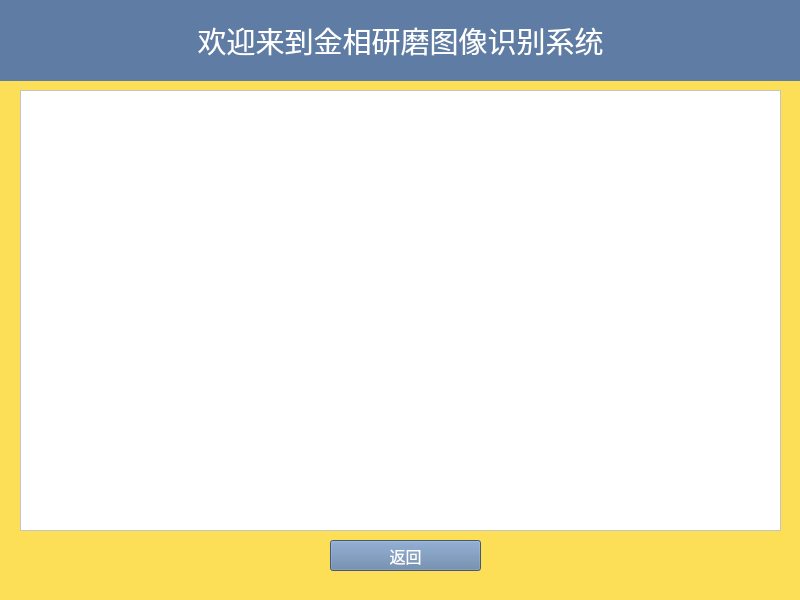
<?xml version="1.0" encoding="UTF-8"?>
<ui version="4.0">
 <class>MainWindow</class>
 <widget class="QMainWindow" name="MainWindow">
  <property name="geometry">
   <rect>
    <x>0</x>
    <y>0</y>
    <width>800</width>
    <height>600</height>
   </rect>
  </property>
  <property name="windowTitle">
   <string>MainWindow</string>
  </property>
  <property name="styleSheet">
   <string notr="true">background-color: rgb(252, 223, 86);</string>
  </property>
  <widget class="QWidget" name="centralwidget">
   <widget class="QLabel" name="label">
    <property name="geometry">
     <rect>
      <x>0</x>
      <y>0</y>
      <width>801</width>
      <height>81</height>
     </rect>
    </property>
    <property name="styleSheet">
     <string notr="true">background-color: rgb(95, 125, 164);
color: rgb(255, 255, 255);</string>
    </property>
    <property name="text">
     <string>&lt;html&gt;&lt;head/&gt;&lt;body&gt;&lt;p align=&quot;center&quot;&gt;&lt;span style=&quot; font-size:22pt;&quot;&gt;欢迎来到金相研磨图像识别系统&lt;/span&gt;&lt;/p&gt;&lt;/body&gt;&lt;/html&gt;</string>
    </property>
   </widget>
   <widget class="QTableWidget" name="tableWidget">
    <property name="geometry">
     <rect>
      <x>20</x>
      <y>90</y>
      <width>761</width>
      <height>441</height>
     </rect>
    </property>
    <property name="styleSheet">
     <string notr="true">background-color: rgb(255, 255, 255);</string>
    </property>
   </widget>
   <widget class="QPushButton" name="pushButton">
    <property name="geometry">
     <rect>
      <x>330</x>
      <y>540</y>
      <width>151</width>
      <height>31</height>
     </rect>
    </property>
    <property name="font">
     <font>
      <family>Agency FB</family>
      <pointsize>12</pointsize>
     </font>
    </property>
    <property name="styleSheet">
     <string notr="true">background-color: rgb(95, 125, 164);
color: rgb(255, 255, 255);</string>
    </property>
    <property name="text">
     <string>返回</string>
    </property>
   </widget>
  </widget>
  <widget class="QStatusBar" name="statusbar"/>
 </widget>
 <resources/>
 <connections/>
</ui>
